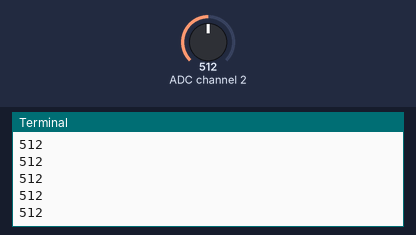
Simulated run of this program. Board: Raspberry Pi (BCM pin numbers). Parts: the last lines printed to the terminal. Inputs (shaded band) come from the test bench; at power-on: ADC channel 2 = 512 (analog values on the 0–1023 scale).

Above: at 1.2 s.
1.3 s: ADC channel 2 set to 716
At 2.0 s:
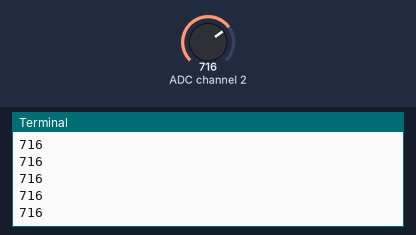
2.8 s: ADC channel 2 set to 900
At 3.8 s:
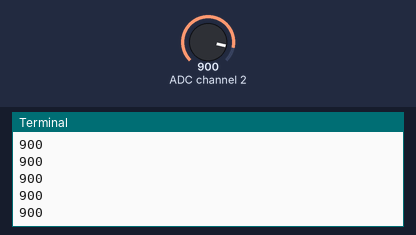
Timing chart, 0 to 5.8 s (numbered marks = the images above; inputs shaded):
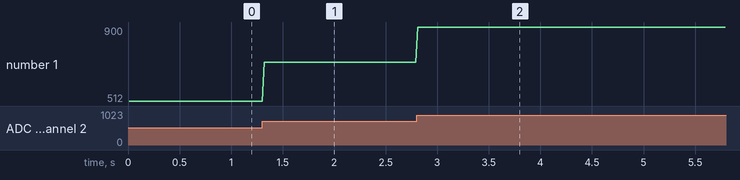

The program:

Joystick_05_Spi_Adc_01.py
```python
#-------------------------------------------------
import time
import spidev

#-------------------------------------------------
spi = spidev.SpiDev()
spi.open(0,0)
spi.max_speed_hz = 1000000

#-------------------------------------------------
#-------------------------------------------------

print("\nRaspberryPi SPI-Adc Test 01\n")

while True:
    data = spi.xfer2([1, (0x08 + 2) << 4, 0])
    adc_out = ((data[1] & 0x03) << 8) + data[2]
    time.sleep(0.01)

    print(adc_out)
    time.sleep(0.01)
```

Measured:
- after the input at 1.3 s, the terminal: prints a new line at once (image 1)
- after the input at 2.8 s, the terminal: prints a new line at once (image 2)
- plotted number 1: 512 → 716 after the input at 1.3 s, 716 → 900 after the input at 2.8 s
